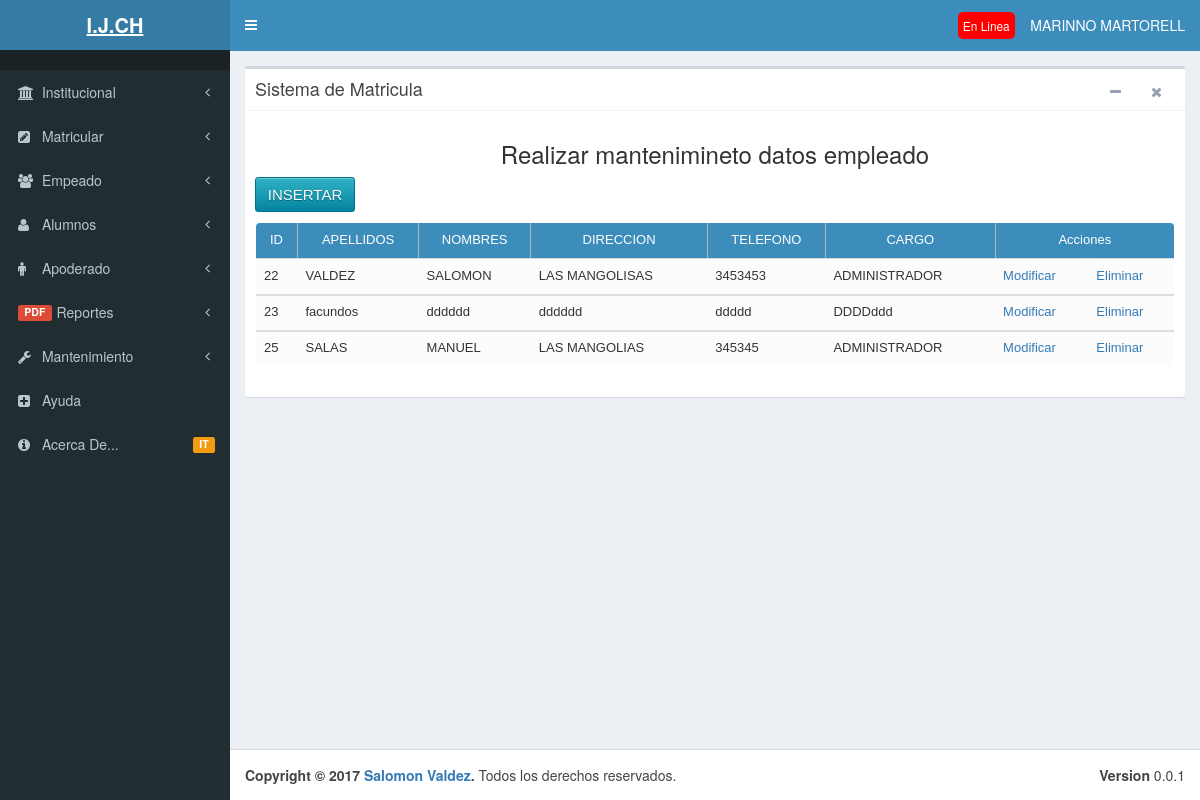
Screenshot of /Listar_Empleado2.php (signed in) with the database file from the repository.
### tables this page shows
CREATE TABLE `empleado` (
  `idEmpleado` int(11) NOT NULL AUTO_INCREMENT,
  `apeEmpleado` varchar(20) DEFAULT NULL,
  `nomEnmpleado` varchar(20) DEFAULT NULL,
  `dirEmpleado` varchar(30) DEFAULT NULL,
  `telEmpleado` char(8) DEFAULT NULL,
  `carEmpleado` varchar(20) DEFAULT NULL,
  `dniEmpleado` varchar(30) DEFAULT NULL,
  PRIMARY KEY (`idEmpleado`)
);

### Listar_Empleado2.php (the view, shortened to what this page needs)
<?php
   include("a_menu.php");
?>
      <div class="content-wrapper">
        <section class="content">
          <div class="row">
            <div class="col-md-12">
              <div class="box">
                <div class="box-header with-border">
                  <h3 class="box-title">Sistema de Matricula</h3>
                   <br>
                  <div class="box-tools pull-right">
                    <button class="btn btn-box-tool" data-widget="collapse"><i class="fa fa-minus"></i></button>
                    <button class="btn btn-box-tool" data-widget="remove"><i class="fa fa-times"></i></button>
                  </div>
                </div>
                <div class="box-body">
                  	<div class="row">
	                  	<div class="col-md-12">
                             <center> <h3>Realizar mantenimineto  datos empleado</h3></center>
                              <a href="InsertarEmpleado.php"><input class="btn_insertar" type="submit" value="Insertar"/></a>
                              <?php
                            	require('a_conexion2.php');
                            	$query="SELECT idEmpleado,apeEmpleado,nomEnmpleado,dirEmpleado,telEmpleado,carEmpleado FROM empleado";
                            	$resultado=$mysqli->query($query);
                            	?>
                            	 <table width="100%" align="center" class="table table-hover ">
                                    <thead>
                            		 <tr>
                                   <td class="cabecera">ID</td>
                                      <td class="cabecera">APELLIDOS</td>
                                       <td class="cabecera">NOMBRES</td>
                                       <td class="cabecera">DIRECCION</td>
                                       <td class="cabecera">TELEFONO</td>
                                       <td class="cabecera">CARGO</td>
                                       <td colspan="2" class="cabecera acciones">Acciones</td>
                                      </tr>
                                    </thead>
                                    <tbody>
                                      <?php while($row=$resultado->fetch_assoc()){?>
                                      <td><?php echo $row['idEmpleado'];?></td>
                                        <td><?php echo $row['apeEmpleado'];?></td>
                                        <td><?php echo $row['nomEnmpleado'];?></td>
                                        <td><?php echo $row['dirEmpleado'];?></td>
                                        <td><?php echo $row['telEmpleado'];?></td>
                                          <td><?php echo $row['carEmpleado'];?></td>
                            			      <td ><a href="modificarDatosEmpleado.php?id=<?php echo $row['idEmpleado'];?>" class="enlaceboton">Modificar</a></td>
                            	         <td><a href="EliminarEmpleado.php?id=<?php echo $row['idEmpleado'];?>" class="enlaceboton1">Eliminar</a></td>
                                    </tbody>
                                    <?php } ?>
                                </table>
                           </div>
                        </div>
                  		</div>
                  	</div>
                </div>
              </div>
            </div>
          </div>
      <footer class="main-footer">
        <div class="pull-right hidden-xs">
          <b>Version</b> 0.0.1
        </div>
        <strong>Copyright &copy; 2017 <a href="#">Salomon Valdez</a>.</strong>
Todos los derechos reservados.
      </footer>
  </body>
</html>

### css2/estilos.css (style rules this page uses)
* { margin: 0px; }
body { color: #606468; font: 87.5%/1.5em 'Open Sans', sans-serif; margin: 0; }
a { color: #eee; text-decoration: none; }
input { border: none; font-family: 'Open Sans', Arial, sans-serif; font-size: 14px; line-height: 1.5em; padding: 0; -webkit-appearance: none; }
table { font-family: fuente-tabla; margin: auto; border-radius: 5px 5px 5px 5px; font-family: sans-serif; font-size: 13px; overflow: hidden; width: 80%; margin: 0 auto; display: table; padding: 0 0 8em 0; }
table td { font-weight: normal; font-size: 1em; -webkit-box-shadow: 0 2px 2px -2px #0E1119; -moz-box-shadow: 0 2px 2px -2px #0E1119; box-shadow: 0 2px 2px -2px #0E1119; }
table tr:nth-child(odd) { background-color: #fcfcfc; }
table tr .cabecera { background-color: #3c8dbc; color:#fff; }
.btn_insertar { background-color: #0483a0; background-image: -webkit-gradient(linear, left top, left bottom, from(#31b2c3), to(#0483a0)); background-image: -webkit-linear-gradient(top, #31b2c3, #0483a0); background-image: -moz-linear-gradient(top, #31b2c3, #0483a0); background-image: -ms-linear-gradient(top, #31b2c3, #0483a0); background-image: -o-linear-gradient(top, #31b2c3, #0483a0); background-image: linear-gradient(top, #31b2c3, #0483a0); border: 1px solid #00748f; -moz-border-radius: 3px; -webkit-border-radius: 3px; border-radius: 3px; -webkit-box-shadow: 0 1px 0 rgba(255, 255, 255, 0.3) inset, 0 1px 0 #FFF; -moz-box-shadow: 0 1px 0 rgba(255, 255, 255, 0.3) inset, 0 1px 0 #FFF; box-shadow: 0 1px 0 rgba(255, 255, 255, 0.3) inset, 0 1px 0 #FFF; color: #fafafa; cursor: pointer; height: 35px; font: 15px Arial, Helvetica; padding: 0; text-transform: uppercase; text-shadow: 0 1px 0 rgba(0, 0 ,0, .3); width: 100px; }
.table-hover { border: 1px solid #8a8a8a; }
.cabecera { background-color: #3c8dbc; color: aliceblue; border: 1px solid #b4b4b4; text-align: center; }
.acciones { text-align: center; }

### rows the page displays
empleado: idEmpleado "22", apeEmpleado "VALDEZ", nomEnmpleado "SALOMON", dirEmpleado "LAS MANGOLISAS", telEmpleado "3453453", carEmpleado "ADMINISTRADOR"
empleado: idEmpleado "23", apeEmpleado "facundos", nomEnmpleado "dddddd", dirEmpleado "dddddd", telEmpleado "ddddd", carEmpleado "DDDDddd"
empleado: idEmpleado "25", apeEmpleado "SALAS", nomEnmpleado "MANUEL", dirEmpleado "LAS MANGOLIAS", telEmpleado "345345", carEmpleado "ADMINISTRADOR"

### other values shown
$usuarioNumbre "MARINNO"
$usuarioApellido "MARTORELL"
